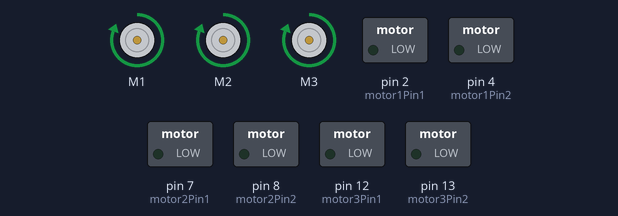
Bench run of a sketch on a simulated Arduino Uno, built with avr-gcc and run on an emulated ATmega328P. Parts: 3 × DC motor (green arrow = forward, orange = backward, longer = faster), switched loads named in the sketch (green lamp = pin HIGH).

Above: at 5.0 s.
At 17.5 s:
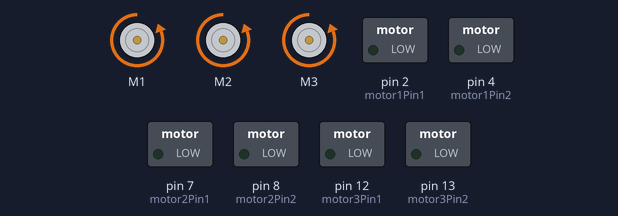
At 23.7 s:
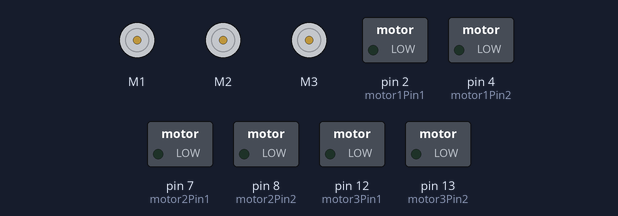
Timing chart, 0 to 32.5 s (numbered marks = the images above):
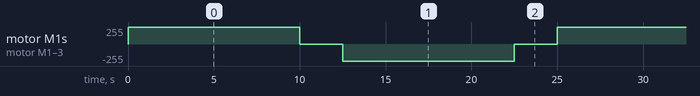

Measured:
- by itself, motor M1–3: repeats every 25.0 s: stopped 2.5 s, backward 255/255 10.0 s, stopped 2.5 s, forward 255/255 10.0 s

The sketch:

code.ino
```cpp
// Include the necessary libraries
#include <AFMotor.h>
// Define motor pins
#define motor1Pin1 2  // Connect to pin 2 on the motor shield for motor 1
#define motor1Pin2 4  // Connect to pin 4 on the motor shield for motor 1
#define motor2Pin1 7  // Connect to pin 7 on the motor shield for motor 2
#define motor2Pin2 8  // Connect to pin 8 on the motor shield for motor 2
#define motor3Pin1 12 // Connect to pin 12 on the motor shield for motor 3
#define motor3Pin2 13 // Connect to pin 13 on the motor shield for motor 3

// Create motor objects
AF_DCMotor motor1(1);
AF_DCMotor motor2(2);
AF_DCMotor motor3(3);
void setup()
{
    // Set motor control pins as outputs
    pinMode(motor1Pin1, OUTPUT);
    pinMode(motor1Pin2, OUTPUT);
    pinMode(motor2Pin1, OUTPUT);
    pinMode(motor2Pin2, OUTPUT);
    pinMode(motor3Pin1, OUTPUT);
    pinMode(motor3Pin2, OUTPUT);
}
void loop()
{
    // Forward motion
    forward();
    delay(10000); // Adjust delay for desired speed
    // Stop after forward motion
    stopMotors();
    delay(2500); // Add a delay of 3 seconds
    // Backward motion
    backward();
    delay(10000);
    // Stop after backward motion
    stopMotors();
    delay(2500);
}
// Function to move motors forward

void forward()
{
    motor1.setSpeed(255); // Adjust speed as needed
    motor1.run(FORWARD);
    motor2.setSpeed(255);
    motor2.run(FORWARD);
    motor3.setSpeed(255);
    motor3.run(FORWARD);
}
// Function to move motors backward
void backward()
{
    motor1.setSpeed(255);
    motor1.run(BACKWARD);
    motor2.setSpeed(255);
    motor2.run(BACKWARD);
    motor3.setSpeed(255);
    motor3.run(BACKWARD);
}
// Function to stop all motors
void stopMotors()
{
    motor1.run(RELEASE);
    motor2.run(RELEASE);
    motor3.run(RELEASE);
}
```
